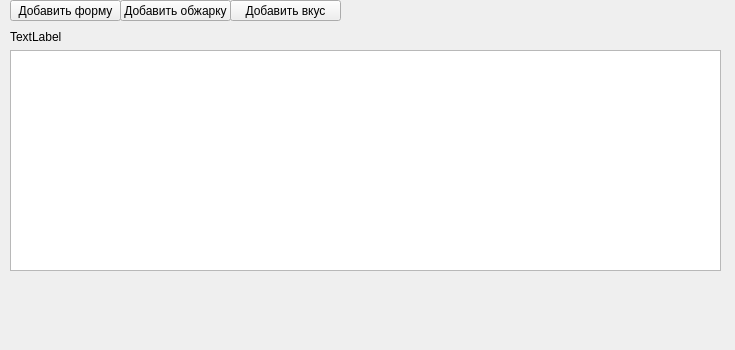
<?xml version="1.0" encoding="UTF-8"?>
<ui version="4.0">
 <class>FrmMain</class>
 <widget class="QWidget" name="FrmMain">
  <property name="geometry">
   <rect>
    <x>0</x>
    <y>0</y>
    <width>735</width>
    <height>350</height>
   </rect>
  </property>
  <property name="minimumSize">
   <size>
    <width>421</width>
    <height>229</height>
   </size>
  </property>
  <property name="windowTitle">
   <string>Form</string>
  </property>
  <widget class="QWidget" name="verticalLayoutWidget">
   <property name="geometry">
    <rect>
     <x>10</x>
     <y>30</y>
     <width>711</width>
     <height>241</height>
    </rect>
   </property>
   <layout class="QVBoxLayout" name="verticalLayout">
    <item>
     <layout class="QHBoxLayout" name="HLayout"/>
    </item>
    <item>
     <widget class="QLabel" name="labelRes">
      <property name="text">
       <string>TextLabel</string>
      </property>
     </widget>
    </item>
    <item>
     <widget class="QTableWidget" name="tableWidgetRes"/>
    </item>
   </layout>
  </widget>
  <widget class="QPushButton" name="BtnADDForm">
   <property name="geometry">
    <rect>
     <x>10</x>
     <y>0</y>
     <width>111</width>
     <height>21</height>
    </rect>
   </property>
   <property name="text">
    <string>Добавить форму</string>
   </property>
  </widget>
  <widget class="QPushButton" name="BtnADDRoast">
   <property name="geometry">
    <rect>
     <x>120</x>
     <y>0</y>
     <width>111</width>
     <height>21</height>
    </rect>
   </property>
   <property name="text">
    <string>Добавить обжарку</string>
   </property>
  </widget>
  <widget class="QPushButton" name="BtnADDCoffee">
   <property name="geometry">
    <rect>
     <x>230</x>
     <y>0</y>
     <width>111</width>
     <height>21</height>
    </rect>
   </property>
   <property name="text">
    <string>Добавить вкус</string>
   </property>
  </widget>
 </widget>
 <resources/>
 <connections/>
</ui>
